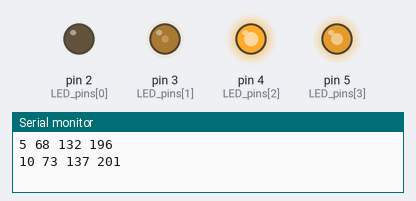
The sketch below on a simulated Arduino Uno, built with avr-gcc and run on an emulated ATmega328P. Parts: output pins drawn as LEDs (lit = HIGH), the last lines printed to the serial monitor.

Above: at 0.1 s.
At 0.7 s:
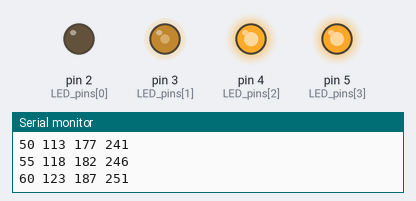
At 0.85 s:
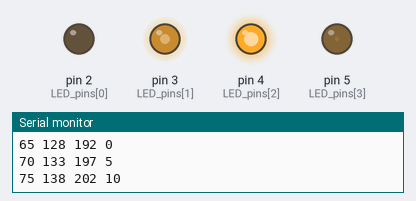
At 1.6 s:
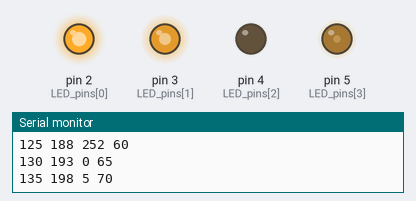
At 2.4 s:
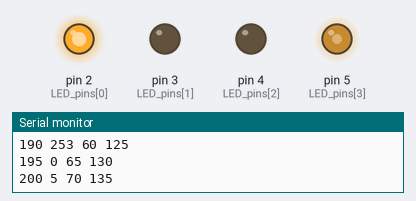
At 3.1 s:
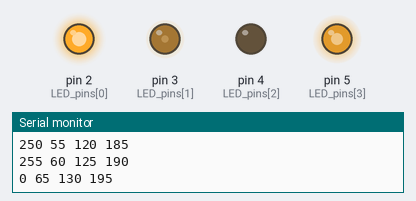
Timing chart, 0 to 7.3 s (numbered marks = the images above):
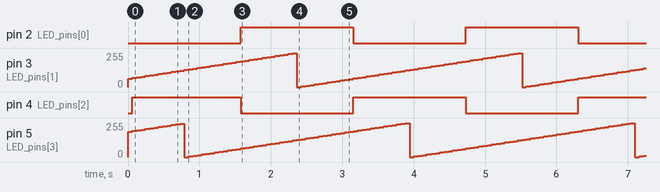

Measured:
- by itself, pin 2 (LED_pins[0]), pin 4 (LED_pins[2]): alternates HIGH for 1.6 s and LOW for 1.6 s
- by itself, pin 3 (LED_pins[1]), pin 5 (LED_pins[3]): ramps from 0/255 to 255/255 and jumps back, once every 3.2 s

The sketch:

HW5_1_201924451.ino
```cpp
/*
 * 201924451_김태훈_HW5_Video Link
 */
int LED_pins[] = {2,3,4,5};
int PWM_value[] = {0,63,127,191};
void setup() {
  // put your setup code here, to run once:
  Serial.begin(9600);
  for(int i=0;i<4;i++){
    pinMode(LED_pins[i],OUTPUT);
    analogWrite(LED_pins[i],PWM_value[i]);
  }
}

void loop() {
  // put your main code here, to run repeatedly:
  for(int i=0;i<4;i++){
    analogWrite(LED_pins[i],PWM_value[i]);
    PWM_value[i] += 5;
    if(PWM_value[i]>255){
      PWM_value[i]=0;
    }
    Serial.print(PWM_value[i]);//for debugging
    Serial.print(" ");
  }
  Serial.println();
  delay(60);
}
```
